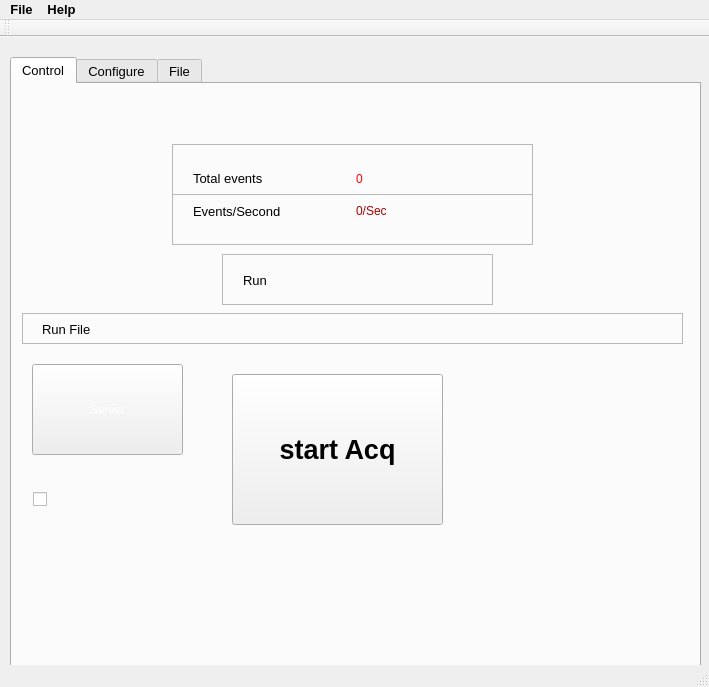
<?xml version="1.0" encoding="UTF-8"?>
<ui version="4.0">
 <class>MainWindow</class>
 <widget class="QMainWindow" name="MainWindow">
  <property name="geometry">
   <rect>
    <x>0</x>
    <y>0</y>
    <width>709</width>
    <height>687</height>
   </rect>
  </property>
  <property name="maximumSize">
   <size>
    <width>709</width>
    <height>687</height>
   </size>
  </property>
  <property name="font">
   <font>
    <pointsize>10</pointsize>
    <weight>75</weight>
    <bold>true</bold>
   </font>
  </property>
  <property name="windowTitle">
   <string>SIDACQ</string>
  </property>
  <widget class="QWidget" name="centralWidget">
   <widget class="QTabWidget" name="tabWidget">
    <property name="geometry">
     <rect>
      <x>10</x>
      <y>20</y>
      <width>691</width>
      <height>771</height>
     </rect>
    </property>
    <property name="font">
     <font>
      <weight>50</weight>
      <bold>false</bold>
     </font>
    </property>
    <property name="autoFillBackground">
     <bool>false</bool>
    </property>
    <property name="currentIndex">
     <number>0</number>
    </property>
    <widget class="QWidget" name="tab">
     <attribute name="title">
      <string>Control</string>
     </attribute>
     <widget class="QPushButton" name="pbStartAcq">
      <property name="geometry">
       <rect>
        <x>220</x>
        <y>290</y>
        <width>211</width>
        <height>151</height>
       </rect>
      </property>
      <property name="font">
       <font>
        <pointsize>20</pointsize>
        <weight>75</weight>
        <bold>true</bold>
       </font>
      </property>
      <property name="styleSheet">
       <string notr="true"/>
      </property>
      <property name="text">
       <string>start Acq</string>
      </property>
      <property name="checkable">
       <bool>true</bool>
      </property>
      <property name="checked">
       <bool>false</bool>
      </property>
      <property name="autoDefault">
       <bool>false</bool>
      </property>
      <property name="default">
       <bool>false</bool>
      </property>
      <property name="flat">
       <bool>false</bool>
      </property>
     </widget>
     <widget class="QLabel" name="lblInfo">
      <property name="geometry">
       <rect>
        <x>340</x>
        <y>40</y>
        <width>281</width>
        <height>61</height>
       </rect>
      </property>
      <property name="text">
       <string/>
      </property>
     </widget>
     <widget class="QWidget" name="layoutWidget">
      <property name="geometry">
       <rect>
        <x>170</x>
        <y>70</y>
        <width>341</width>
        <height>81</height>
       </rect>
      </property>
      <layout class="QGridLayout" name="gridLayout_2">
       <item row="0" column="0">
        <widget class="QLabel" name="label_22">
         <property name="styleSheet">
          <string notr="true">font: 16pt &quot;Sans Serif&quot;;</string>
         </property>
         <property name="text">
          <string>Total events</string>
         </property>
        </widget>
       </item>
       <item row="0" column="1">
        <widget class="QLabel" name="lblTotEvents">
         <property name="styleSheet">
          <string notr="true">color: rgb(255, 0, 0);
font: 18pt &quot;Sans Serif&quot;;</string>
         </property>
         <property name="text">
          <string>0</string>
         </property>
        </widget>
       </item>
       <item row="1" column="0">
        <widget class="QLabel" name="label_23">
         <property name="styleSheet">
          <string notr="true">font: 12pt &quot;Sans Serif&quot;;
font: 16pt &quot;Sans Serif&quot;;</string>
         </property>
         <property name="text">
          <string>Events/Second</string>
         </property>
        </widget>
       </item>
       <item row="1" column="1">
        <widget class="QLabel" name="lblEvePerSec">
         <property name="styleSheet">
          <string notr="true">color: rgb(170, 0, 0);
font: 20pt &quot;Sans Serif&quot;;</string>
         </property>
         <property name="text">
          <string>0/Sec</string>
         </property>
        </widget>
       </item>
      </layout>
     </widget>
     <widget class="QFrame" name="frame_2">
      <property name="geometry">
       <rect>
        <x>160</x>
        <y>60</y>
        <width>361</width>
        <height>51</height>
       </rect>
      </property>
      <property name="frameShape">
       <enum>QFrame::StyledPanel</enum>
      </property>
      <property name="frameShadow">
       <enum>QFrame::Raised</enum>
      </property>
      <widget class="QFrame" name="frame_3">
       <property name="geometry">
        <rect>
         <x>0</x>
         <y>60</y>
         <width>361</width>
         <height>61</height>
        </rect>
       </property>
       <property name="frameShape">
        <enum>QFrame::StyledPanel</enum>
       </property>
       <property name="frameShadow">
        <enum>QFrame::Raised</enum>
       </property>
      </widget>
     </widget>
     <widget class="QFrame" name="frame_4">
      <property name="geometry">
       <rect>
        <x>160</x>
        <y>110</y>
        <width>361</width>
        <height>51</height>
       </rect>
      </property>
      <property name="frameShape">
       <enum>QFrame::StyledPanel</enum>
      </property>
      <property name="frameShadow">
       <enum>QFrame::Raised</enum>
      </property>
     </widget>
     <widget class="QFrame" name="frame_5">
      <property name="geometry">
       <rect>
        <x>210</x>
        <y>170</y>
        <width>271</width>
        <height>51</height>
       </rect>
      </property>
      <property name="frameShape">
       <enum>QFrame::StyledPanel</enum>
      </property>
      <property name="frameShadow">
       <enum>QFrame::Raised</enum>
      </property>
     </widget>
     <widget class="QLabel" name="label_25">
      <property name="geometry">
       <rect>
        <x>30</x>
        <y>230</y>
        <width>81</width>
        <height>31</height>
       </rect>
      </property>
      <property name="text">
       <string>Run File</string>
      </property>
     </widget>
     <widget class="QFrame" name="frame_6">
      <property name="geometry">
       <rect>
        <x>10</x>
        <y>229</y>
        <width>661</width>
        <height>31</height>
       </rect>
      </property>
      <property name="frameShape">
       <enum>QFrame::StyledPanel</enum>
      </property>
      <property name="frameShadow">
       <enum>QFrame::Raised</enum>
      </property>
     </widget>
     <widget class="QPushButton" name="pbServer">
      <property name="geometry">
       <rect>
        <x>20</x>
        <y>280</y>
        <width>151</width>
        <height>91</height>
       </rect>
      </property>
      <property name="toolTip">
       <string>&lt;html&gt;&lt;head/&gt;&lt;body&gt;&lt;p&gt;Start online server&lt;/p&gt;&lt;/body&gt;&lt;/html&gt;</string>
      </property>
      <property name="styleSheet">
       <string notr="true">border-image: url(:/new/icons/Ccard3dev-Dynamic-Yosemite-OS-X-Server.ico);
color: rgb(255, 255, 255);
</string>
      </property>
      <property name="text">
       <string>Server</string>
      </property>
      <property name="checkable">
       <bool>true</bool>
      </property>
     </widget>
     <widget class="QCheckBox" name="cbSaveFile">
      <property name="geometry">
       <rect>
        <x>21</x>
        <y>370</y>
        <width>141</width>
        <height>91</height>
       </rect>
      </property>
      <property name="minimumSize">
       <size>
        <width>131</width>
        <height>61</height>
       </size>
      </property>
      <property name="autoFillBackground">
       <bool>false</bool>
      </property>
      <property name="styleSheet">
       <string notr="true">image: url(:/new/icons/Jonathan-Rey-Devices-Pack-3-Hard-Disk-HDD-3.5-SATA.ico);
border-color: rgb(0, 0, 0);
color: rgb(170, 0, 0);
font: 18pt &quot;Sans Serif&quot;;

</string>
      </property>
      <property name="text">
       <string/>
      </property>
      <property name="iconSize">
       <size>
        <width>50</width>
        <height>50</height>
       </size>
      </property>
     </widget>
     <widget class="QWidget" name="">
      <property name="geometry">
       <rect>
        <x>220</x>
        <y>176</y>
        <width>251</width>
        <height>40</height>
       </rect>
      </property>
      <layout class="QHBoxLayout" name="horizontalLayout_3">
       <item>
        <widget class="QLabel" name="label_24">
         <property name="styleSheet">
          <string notr="true">font: 24pt &quot;Sans Serif&quot;;
</string>
         </property>
         <property name="text">
          <string>Run</string>
         </property>
        </widget>
       </item>
       <item>
        <widget class="QLabel" name="lblRun">
         <property name="styleSheet">
          <string notr="true">color: rgb(0, 170, 0);
font: 24pt &quot;Sans Serif&quot;;</string>
         </property>
         <property name="text">
          <string/>
         </property>
        </widget>
       </item>
      </layout>
     </widget>
     <widget class="QLabel" name="lblFile">
      <property name="geometry">
       <rect>
        <x>170</x>
        <y>230</y>
        <width>501</width>
        <height>31</height>
       </rect>
      </property>
      <property name="styleSheet">
       <string notr="true">color: rgb(0, 0, 255);</string>
      </property>
      <property name="text">
       <string/>
      </property>
     </widget>
     <zorder>frame_6</zorder>
     <zorder>pbStartAcq</zorder>
     <zorder>lblInfo</zorder>
     <zorder>layoutWidget</zorder>
     <zorder>layoutWidget</zorder>
     <zorder></zorder>
     <zorder>label_24</zorder>
     <zorder>frame_2</zorder>
     <zorder>frame_4</zorder>
     <zorder>frame_5</zorder>
     <zorder>label_25</zorder>
    </widget>
    <widget class="QWidget" name="tabConfig">
     <attribute name="title">
      <string>Configure</string>
     </attribute>
     <widget class="QFrame" name="frameconfig">
      <property name="geometry">
       <rect>
        <x>0</x>
        <y>50</y>
        <width>681</width>
        <height>531</height>
       </rect>
      </property>
      <property name="font">
       <font>
        <pointsize>10</pointsize>
       </font>
      </property>
      <property name="frameShape">
       <enum>QFrame::StyledPanel</enum>
      </property>
      <property name="frameShadow">
       <enum>QFrame::Raised</enum>
      </property>
      <widget class="QPushButton" name="pbSetVal">
       <property name="geometry">
        <rect>
         <x>340</x>
         <y>80</y>
         <width>191</width>
         <height>101</height>
        </rect>
       </property>
       <property name="font">
        <font>
         <pointsize>20</pointsize>
         <weight>75</weight>
         <bold>true</bold>
        </font>
       </property>
       <property name="styleSheet">
        <string notr="true">color: rgb(255, 0, 0);</string>
       </property>
       <property name="text">
        <string>Set Values</string>
       </property>
      </widget>
      <widget class="QFrame" name="frame">
       <property name="geometry">
        <rect>
         <x>20</x>
         <y>10</y>
         <width>181</width>
         <height>201</height>
        </rect>
       </property>
       <layout class="QFormLayout" name="formLayout">
        <item row="0" column="0">
         <widget class="QLabel" name="label_2">
          <property name="text">
           <string>ID</string>
          </property>
         </widget>
        </item>
        <item row="1" column="0">
         <widget class="QLabel" name="label_3">
          <property name="text">
           <string>Buffer</string>
          </property>
         </widget>
        </item>
        <item row="2" column="0">
         <widget class="QLabel" name="label_4">
          <property name="text">
           <string>Polarity</string>
          </property>
         </widget>
        </item>
        <item row="3" column="0">
         <widget class="QLabel" name="label_5">
          <property name="text">
           <string>Ext. Trigger</string>
          </property>
         </widget>
        </item>
        <item row="4" column="0">
         <widget class="QLabel" name="label_6">
          <property name="text">
           <string>SW Trigger</string>
          </property>
         </widget>
        </item>
        <item row="0" column="1">
         <widget class="QComboBox" name="cbID"/>
        </item>
        <item row="1" column="1">
         <widget class="QComboBox" name="cbBuffer"/>
        </item>
        <item row="2" column="1">
         <widget class="QComboBox" name="cbPolarity"/>
        </item>
        <item row="3" column="1">
         <widget class="QComboBox" name="cbExtTrig"/>
        </item>
        <item row="4" column="1">
         <widget class="QComboBox" name="cbSWTrig"/>
        </item>
        <item row="5" column="0">
         <widget class="QLabel" name="label_20">
          <property name="text">
           <string>Post</string>
          </property>
         </widget>
        </item>
        <item row="5" column="1">
         <widget class="QComboBox" name="cbPost"/>
        </item>
       </layout>
      </widget>
      <widget class="QWidget" name="layoutWidget">
       <property name="geometry">
        <rect>
         <x>22</x>
         <y>229</y>
         <width>631</width>
         <height>291</height>
        </rect>
       </property>
       <layout class="QGridLayout" name="gridLayout">
        <item row="0" column="0">
         <widget class="QLabel" name="label_8">
          <property name="text">
           <string>Channel</string>
          </property>
         </widget>
        </item>
        <item row="0" column="1">
         <widget class="QLabel" name="label_9">
          <property name="text">
           <string>State</string>
          </property>
         </widget>
        </item>
        <item row="0" column="2">
         <widget class="QLabel" name="label_10">
          <property name="text">
           <string>Baseline (Channel)</string>
          </property>
         </widget>
        </item>
        <item row="0" column="3">
         <widget class="QLabel" name="label_11">
          <property name="text">
           <string>Trig. Threshold (mV)</string>
          </property>
         </widget>
        </item>
        <item row="0" column="4">
         <widget class="QLabel" name="label_19">
          <property name="text">
           <string>Wire</string>
          </property>
         </widget>
        </item>
        <item row="1" column="0">
         <widget class="QLabel" name="label_7">
          <property name="text">
           <string>0</string>
          </property>
         </widget>
        </item>
        <item row="1" column="2">
         <widget class="QLineEdit" name="leCh0Baseline">
          <property name="text">
           <string>8000</string>
          </property>
         </widget>
        </item>
        <item row="1" column="3">
         <widget class="QLineEdit" name="leCh0Threshold">
          <property name="text">
           <string>8050</string>
          </property>
         </widget>
        </item>
        <item row="1" column="4">
         <widget class="QComboBox" name="cbCh0Wire"/>
        </item>
        <item row="2" column="0">
         <widget class="QLabel" name="label_12">
          <property name="text">
           <string>1</string>
          </property>
         </widget>
        </item>
        <item row="2" column="2">
         <widget class="QLineEdit" name="leCh1Baseline">
          <property name="text">
           <string>8000</string>
          </property>
         </widget>
        </item>
        <item row="2" column="3">
         <widget class="QLineEdit" name="leCh1Threshold">
          <property name="text">
           <string>8050</string>
          </property>
         </widget>
        </item>
        <item row="2" column="4">
         <widget class="QComboBox" name="cbCh1Wire"/>
        </item>
        <item row="3" column="0">
         <widget class="QLabel" name="label_13">
          <property name="text">
           <string>2</string>
          </property>
         </widget>
        </item>
        <item row="3" column="2">
         <widget class="QLineEdit" name="leCh2Baseline">
          <property name="text">
           <string>8000</string>
          </property>
         </widget>
        </item>
        <item row="3" column="3">
         <widget class="QLineEdit" name="leCh2Threshold">
          <property name="text">
           <string>8050</string>
          </property>
         </widget>
        </item>
        <item row="3" column="4">
         <widget class="QComboBox" name="cbCh2Wire"/>
        </item>
        <item row="4" column="0">
         <widget class="QLabel" name="label_14">
          <property name="text">
           <string>3</string>
          </property>
         </widget>
        </item>
        <item row="4" column="2">
         <widget class="QLineEdit" name="leCh3Baseline">
          <property name="text">
           <string>8000</string>
          </property>
         </widget>
        </item>
        <item row="4" column="3">
         <widget class="QLineEdit" name="leCh3Threshold">
          <property name="text">
           <string>8050</string>
          </property>
         </widget>
        </item>
        <item row="4" column="4">
         <widget class="QComboBox" name="cbCh3Wire"/>
        </item>
        <item row="5" column="0">
         <widget class="QLabel" name="label_15">
          <property name="text">
           <string>4</string>
          </property>
         </widget>
        </item>
        <item row="5" column="2">
         <widget class="QLineEdit" name="leCh4Baseline">
          <property name="text">
           <string>8000</string>
          </property>
         </widget>
        </item>
        <item row="5" column="3">
         <widget class="QLineEdit" name="leCh4Threshold">
          <property name="text">
           <string>8050</string>
          </property>
         </widget>
        </item>
        <item row="5" column="4">
         <widget class="QComboBox" name="cbCh4Wire"/>
        </item>
        <item row="6" column="0">
         <widget class="QLabel" name="label_16">
          <property name="text">
           <string>5</string>
          </property>
         </widget>
        </item>
        <item row="6" column="2">
         <widget class="QLineEdit" name="leCh5Baseline">
          <property name="text">
           <string>8000</string>
          </property>
         </widget>
        </item>
        <item row="6" column="3">
         <widget class="QLineEdit" name="leCh5Threshold">
          <property name="text">
           <string>8050</string>
          </property>
         </widget>
        </item>
        <item row="6" column="4">
         <widget class="QComboBox" name="cbCh5Wire"/>
        </item>
        <item row="7" column="0">
         <widget class="QLabel" name="label_17">
          <property name="text">
           <string>6</string>
          </property>
         </widget>
        </item>
        <item row="7" column="2">
         <widget class="QLineEdit" name="leCh6Baseline">
          <property name="text">
           <string>8000</string>
          </property>
         </widget>
        </item>
        <item row="7" column="3">
         <widget class="QLineEdit" name="leCh6Threshold">
          <property name="text">
           <string>8050</string>
          </property>
         </widget>
        </item>
        <item row="7" column="4">
         <widget class="QComboBox" name="cbCh6Wire"/>
        </item>
        <item row="8" column="0">
         <widget class="QLabel" name="label_18">
          <property name="text">
           <string>7</string>
          </property>
         </widget>
        </item>
        <item row="8" column="2">
         <widget class="QLineEdit" name="leCh7Baseline">
          <property name="text">
           <string>8000</string>
          </property>
         </widget>
        </item>
        <item row="8" column="3">
         <widget class="QLineEdit" name="leCh7Threshold">
          <property name="text">
           <string>8050</string>
          </property>
         </widget>
        </item>
        <item row="8" column="4">
         <widget class="QComboBox" name="cbCh7Wire"/>
        </item>
        <item row="1" column="1">
         <widget class="QComboBox" name="cbCh0OnOff"/>
        </item>
        <item row="2" column="1">
         <widget class="QComboBox" name="cbCh1OnOff"/>
        </item>
        <item row="3" column="1">
         <widget class="QComboBox" name="cbCh2OnOff"/>
        </item>
        <item row="4" column="1">
         <widget class="QComboBox" name="cbCh3OnOff"/>
        </item>
        <item row="5" column="1">
         <widget class="QComboBox" name="cbCh4OnOff"/>
        </item>
        <item row="6" column="1">
         <widget class="QComboBox" name="cbCh5OnOff"/>
        </item>
        <item row="7" column="1">
         <widget class="QComboBox" name="cbCh6OnOff"/>
        </item>
        <item row="8" column="1">
         <widget class="QComboBox" name="cbCh7OnOff"/>
        </item>
       </layout>
      </widget>
      <widget class="QWidget" name="layoutWidget">
       <property name="geometry">
        <rect>
         <x>210</x>
         <y>20</y>
         <width>214</width>
         <height>44</height>
        </rect>
       </property>
       <layout class="QHBoxLayout" name="horizontalLayout_2">
        <item>
         <widget class="QLabel" name="label_21">
          <property name="text">
           <string>Address</string>
          </property>
         </widget>
        </item>
        <item>
         <widget class="QLineEdit" name="leAddress">
          <property name="text">
           <string>0x0a010000</string>
          </property>
         </widget>
        </item>
       </layout>
      </widget>
     </widget>
     <widget class="QWidget" name="layoutWidget">
      <property name="geometry">
       <rect>
        <x>500</x>
        <y>10</y>
        <width>152</width>
        <height>31</height>
       </rect>
      </property>
      <layout class="QHBoxLayout" name="horizontalLayout">
       <item>
        <widget class="QLabel" name="label">
         <property name="text">
          <string>Modules</string>
         </property>
        </widget>
       </item>
       <item>
        <widget class="QComboBox" name="cbModules"/>
       </item>
      </layout>
     </widget>
    </widget>
    <widget class="QWidget" name="tabFile">
     <attribute name="title">
      <string>File</string>
     </attribute>
     <widget class="QLabel" name="lblRunFileLocation">
      <property name="geometry">
       <rect>
        <x>190</x>
        <y>70</y>
        <width>341</width>
        <height>41</height>
       </rect>
      </property>
      <property name="text">
       <string>TextLabel</string>
      </property>
     </widget>
     <widget class="QPushButton" name="pbRunFileLocation">
      <property name="geometry">
       <rect>
        <x>10</x>
        <y>70</y>
        <width>161</width>
        <height>41</height>
       </rect>
      </property>
      <property name="text">
       <string>Change run file location</string>
      </property>
     </widget>
    </widget>
   </widget>
  </widget>
  <widget class="QMenuBar" name="menuBar">
   <property name="geometry">
    <rect>
     <x>0</x>
     <y>0</y>
     <width>709</width>
     <height>22</height>
    </rect>
   </property>
   <widget class="QMenu" name="menuFile">
    <property name="title">
     <string>File</string>
    </property>
    <addaction name="actionOpen_Config"/>
    <addaction name="actionSave_Config"/>
   </widget>
   <widget class="QMenu" name="menuHelp">
    <property name="title">
     <string>Help</string>
    </property>
    <addaction name="actionUsage"/>
    <addaction name="actionAbout_SIDACQ"/>
   </widget>
   <addaction name="menuFile"/>
   <addaction name="menuHelp"/>
  </widget>
  <widget class="QToolBar" name="mainToolBar">
   <attribute name="toolBarArea">
    <enum>TopToolBarArea</enum>
   </attribute>
   <attribute name="toolBarBreak">
    <bool>false</bool>
   </attribute>
  </widget>
  <widget class="QStatusBar" name="statusBar"/>
  <action name="actionOpen_Config">
   <property name="text">
    <string>Open Config</string>
   </property>
  </action>
  <action name="actionSave_Config">
   <property name="text">
    <string>Save Config</string>
   </property>
  </action>
  <action name="actionUsage">
   <property name="text">
    <string>Usage</string>
   </property>
  </action>
  <action name="actionAbout_SIDACQ">
   <property name="text">
    <string>About SIDACQ</string>
   </property>
  </action>
 </widget>
 <layoutdefault spacing="6" margin="11"/>
 <tabstops>
  <tabstop>pbStartAcq</tabstop>
  <tabstop>cbSaveFile</tabstop>
  <tabstop>pbServer</tabstop>
  <tabstop>pbSetVal</tabstop>
  <tabstop>cbID</tabstop>
  <tabstop>cbBuffer</tabstop>
  <tabstop>cbPolarity</tabstop>
  <tabstop>cbExtTrig</tabstop>
  <tabstop>cbSWTrig</tabstop>
  <tabstop>cbPost</tabstop>
  <tabstop>leCh0Baseline</tabstop>
  <tabstop>leCh0Threshold</tabstop>
  <tabstop>cbCh0Wire</tabstop>
  <tabstop>leCh1Baseline</tabstop>
  <tabstop>leCh1Threshold</tabstop>
  <tabstop>cbCh1Wire</tabstop>
  <tabstop>leCh2Baseline</tabstop>
  <tabstop>leCh2Threshold</tabstop>
  <tabstop>cbCh2Wire</tabstop>
  <tabstop>leCh3Baseline</tabstop>
  <tabstop>leCh3Threshold</tabstop>
  <tabstop>cbCh3Wire</tabstop>
  <tabstop>leCh4Baseline</tabstop>
  <tabstop>tabWidget</tabstop>
  <tabstop>leCh4Threshold</tabstop>
  <tabstop>cbCh4Wire</tabstop>
  <tabstop>leCh5Baseline</tabstop>
  <tabstop>leCh5Threshold</tabstop>
  <tabstop>cbCh5Wire</tabstop>
  <tabstop>leCh6Baseline</tabstop>
  <tabstop>leCh6Threshold</tabstop>
  <tabstop>cbCh6Wire</tabstop>
  <tabstop>leCh7Baseline</tabstop>
  <tabstop>leCh7Threshold</tabstop>
  <tabstop>cbCh7Wire</tabstop>
  <tabstop>cbCh0OnOff</tabstop>
  <tabstop>cbCh1OnOff</tabstop>
  <tabstop>cbCh2OnOff</tabstop>
  <tabstop>cbCh3OnOff</tabstop>
  <tabstop>cbCh4OnOff</tabstop>
  <tabstop>cbCh5OnOff</tabstop>
  <tabstop>cbCh6OnOff</tabstop>
  <tabstop>cbCh7OnOff</tabstop>
  <tabstop>leAddress</tabstop>
  <tabstop>cbModules</tabstop>
 </tabstops>
 <resources/>
 <connections/>
</ui>
